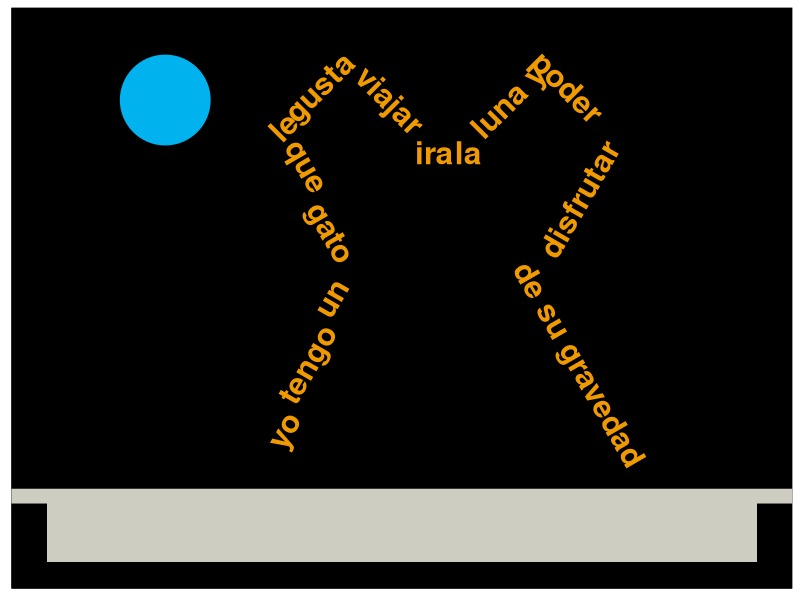

Write R code to recreate this figure.
## 30DGraphChallenge

# Packages ----------------------------------------------------------------
library(data.table) 
library(ggplot2)

# Data --------------------------------------------------------------------
frase_gato <- fread('frase_gato.csv')
circle <- data.table(x = 0.5, y = 3.5)
box <- data.table(x = seq(0,3,1))[, `:=` (ymin = 0, ymax = 0.5)]

# Graph -------------------------------------------------------------------
ggplot(box) + 
  geom_ribbon(aes(ymin=ymin, ymax=ymax, x=x), fill = "ivory3") + 
  geom_text(data = frase_gato, aes( x=x, y=y, label=label, angle = angle), size = 8,  
                     fontface="bold", color = 'orange2') + xlim(0,3) + ylim(0,4) + 
  geom_point(aes(x=x, y=y), data=circle, size=30, color="deepskyblue2")  + 
  geom_hline(yintercept = 0.5, color = 'ivory3', size = 5) + 
  theme(panel.background = element_rect(color = 'black', fill = 'black'), 
        panel.grid = element_blank(), 
        panel.border = element_blank(), 
        axis.title = element_blank(), 
        axis.text = element_blank(), 
        axis.ticks = element_blank()) 


  
